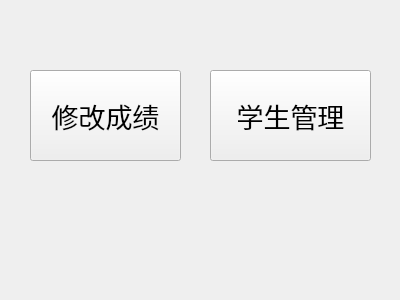
<?xml version="1.0" encoding="UTF-8"?>
<ui version="4.0">
 <class>Administer</class>
 <widget class="QWidget" name="Administer">
  <property name="geometry">
   <rect>
    <x>0</x>
    <y>0</y>
    <width>400</width>
    <height>300</height>
   </rect>
  </property>
  <property name="font">
   <font>
    <pointsize>20</pointsize>
   </font>
  </property>
  <property name="windowTitle">
   <string>Form</string>
  </property>
  <widget class="QPushButton" name="pushButton">
   <property name="geometry">
    <rect>
     <x>30</x>
     <y>70</y>
     <width>151</width>
     <height>91</height>
    </rect>
   </property>
   <property name="text">
    <string>修改成绩</string>
   </property>
  </widget>
  <widget class="QPushButton" name="pushButton_2">
   <property name="geometry">
    <rect>
     <x>210</x>
     <y>70</y>
     <width>161</width>
     <height>91</height>
    </rect>
   </property>
   <property name="text">
    <string>学生管理</string>
   </property>
  </widget>
 </widget>
 <resources/>
 <connections/>
</ui>
